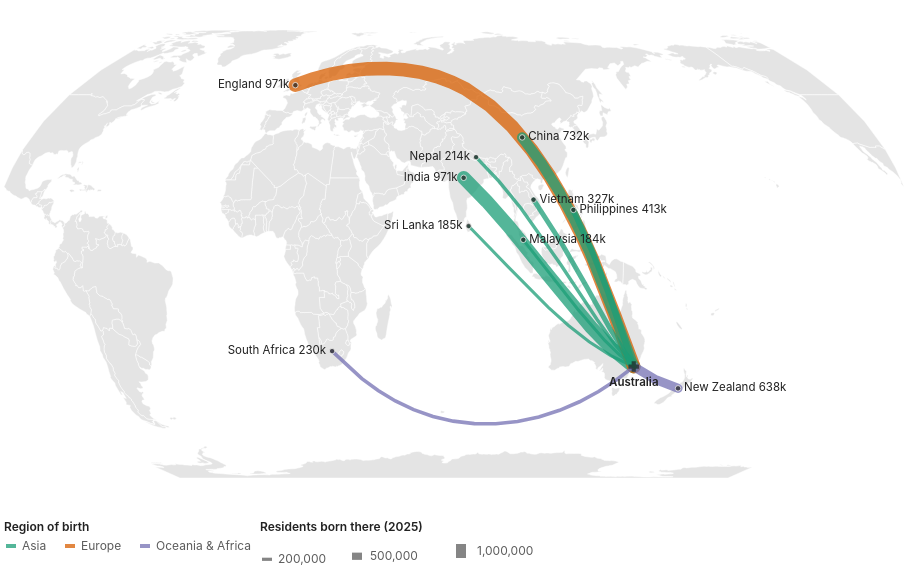

This figure's Vega-Lite source:
### Vega-Lite specification from a JSON file in a GitHub repository (floating-point values rounded to 4 significant figures; data arrays with more than 128 entries replaced by an {"elided": "..."} marker saying what was removed)
{"$schema": "https://vega.github.io/schema/vega-lite/v5.json", "width": 900, "height": 500, "autosize": {"type": "pad"}, "config": {"background": null, "font": "-apple-system, BlinkMacSystemFont, Segoe UI, Helvetica, Arial, sans-serif", "padding": 4, "view": {"stroke": null, "fill": "#f1f5f8"}, "axis": {"labelColor": "#5c5c5c", "titleColor": "#5c5c5c", "gridColor": "#d0d0d0", "domainColor": "#d0d0d0", "tickColor": "#d0d0d0", "labelFont": "-apple-system, BlinkMacSystemFont, Segoe UI, Helvetica, Arial, sans-serif", "labelFontSize": 11, "titleFont": "-apple-system, BlinkMacSystemFont, Segoe UI, Helvetica, Arial, sans-serif", "titleFontWeight": 500}, "legend": {"labelColor": "#5c5c5c", "titleColor": "#222222", "labelFont": "-apple-system, BlinkMacSystemFont, Segoe UI, Helvetica, Arial, sans-serif", "titleFont": "-apple-system, BlinkMacSystemFont, Segoe UI, Helvetica, Arial, sans-serif", "titleFontWeight": 600, "labelFontSize": 12, "titleFontSize": 12, "symbolStrokeColor": "#ffffff"}, "text": {"color": "#222222", "font": "-apple-system, BlinkMacSystemFont, Segoe UI, Helvetica, Arial, sans-serif"}, "tooltipFormat": {"numberFormat": ",.0f"}}, "projection": {"type": "equalEarth", "rotate": [-75, 0]}, "layer": [{"data": {"values": {"type": "Topology", "objects": {"countries": {"type": "GeometryCollection", "geometries": [{"type": "MultiPolygon", "arcs": [[[0]], [[1]]], "id": "242", "properties": {"name": "Fiji"}}, {"type": "Polygon", "arcs": [[2, 3, 4, 5, 6, 7, 8, 9, 10]], "id": "834", "properties": {"name": "Tanzania"}}, {"type": "Polygon", "arcs": [[11, 12, 13, 14]], "id": "732", "properties": {"name": "W. Sahara"}}, {"type": "MultiPolygon", "arcs": [[[15, 16, 17, 18]], [[19]], [[20]], [[21]], [[22]], [[23]], [[24]], [[25]], [[26]], [[27]], [[28]], [[29]], [[30]], [[31]], [[32]], [[33]], [[34]], [[35]], [[36]], [[37]], [[38]], [[39]], [[40]], [[41]], [[42]], [[43]], [[44]], [[45]], [[46]], [[47]]], "id": "124", "properties": {"name": "Canada"}}, {"type": "MultiPolygon", "arcs": [[[-19, 48, 49, 50]], [[51]], [[52]], [[53]], [[54]], [[55]], [[56]], [[57]], [[-17, 58]], [[59]]], "id": "840", "properties": {"name": "United States of America"}}, {"type": "Polygon", "arcs": [[60, 61, 62, 63, 64, 65]], "id": "398", "properties": {"name": "Kazakhstan"}}, {"type": "Polygon", "arcs": [[-63, 66, 67, 68, 69]], "id": "860", "properties": {"name": "Uzbekistan"}}, {"type": "MultiPolygon", "arcs": [[[70, 71]], [[72]], [[73]], [[74]]], "id": "598", "properties": {"name": "Papua New Guinea"}}, {"type": "MultiPolygon", "arcs": [[[-72, 75]], [[76, 77]], [[78]], [[79, 80]], [[81]], [[82]], [[83]], [[84]], [[85]], [[86]], [[87]], [[88]], [[89]]], "id": "360", "properties": {"name": "Indonesia"}}, {"type": "MultiPolygon", "arcs": [[[90, 91]], [[92, 93, 94, 95, 96, 97]]], "id": "032", "properties": {"name": "Argentina"}}, {"type": "MultiPolygon", "arcs": [[[-92, 98]], [[99, -95, 100, 101]]], "id": "152", "properties": {"name": "Chile"}}, {"type": "Polygon", "arcs": [[-8, 102, 103, 104, 105, 106, 107, 108, 109, 110, 111]], "id": "180", "properties": {"name": "Dem. Rep. Congo"}}, {"type": "Polygon", "arcs": [[112, 113, 114, 115]], "id": "706", "properties": {"name": "Somalia"}}, {"type": "Polygon", "arcs": [[-3, 116, 117, 118, -113, 119]], "id": "404", "properties": {"name": "Kenya"}}, {"type": "Polygon", "arcs": [[120, 121, 122, 123, 124, 125, 126, 127]], "id": "729", "properties": {"name": "Sudan"}}, {"type": "Polygon", "arcs": [[-122, 128, 129, 130, 131]], "id": "148", "properties": {"name": "Chad"}}, {"type": "Polygon", "arcs": [[132, 133]], "id": "332", "properties": {"name": "Haiti"}}, {"type": "Polygon", "arcs": [[-133, 134]], "id": "214", "properties": {"name": "Dominican Rep."}}, {"type": "MultiPolygon", "arcs": [[[135]], [[136]], [[137]], [[138]], [[139]], [[140]], [[141, 142, 143]], [[144]], [[145]], [[146, 147, 148, 149, -66, 150, 151, 152, 153, 154, 155, 156, 157, 158, 159, 160, 161]], [[162]], [[163, 164]]], "id": "643", "properties": {"name": "Russia"}}, {"type": "MultiPolygon", "arcs": [[[165]], [[166]], [[167]]], "id": "044", "properties": {"name": "Bahamas"}}, {"type": "Polygon", "arcs": [[168]], "id": "238", "properties": {"name": "Falkland Is."}}, {"type": "MultiPolygon", "arcs": [[[169]], [[-161, 170, 171, 172]], [[173]], [[174]]], "id": "578", "properties": {"name": "Norway"}}, {"type": "Polygon", "arcs": [[175]], "id": "304", "properties": {"name": "Greenland"}}, {"type": "Polygon", "arcs": [[176]], "id": "260", "properties": {"name": "Fr. S. Antarctic Lands"}}, {"type": "Polygon", "arcs": [[177, -77]], "id": "626", "properties": {"name": "Timor-Leste"}}, {"type": "Polygon", "arcs": [[178, 179, 180, 181, 182, 183, 184], [185]], "id": "710", "properties": {"name": "South Africa"}}, {"type": "Polygon", "arcs": [[-186]], "id": "426", "properties": {"name": "Lesotho"}}, {"type": "Polygon", "arcs": [[-50, 186, 187, 188, 189]], "id": "484", "properties": {"name": "Mexico"}}, {"type": "Polygon", "arcs": [[190, 191, -93]], "id": "858", "properties": {"name": "Uruguay"}}, {"type": "Polygon", "arcs": [[-191, -98, 192, 193, 194, 195, 196, 197, 198, 199, 200]], "id": "076", "properties": {"name": "Brazil"}}, {"type": "Polygon", "arcs": [[-194, 201, -96, -100, 202]], "id": "068", "properties": {"name": "Bolivia"}}, {"type": "Polygon", "arcs": [[-195, -203, -102, 203, 204, 205]], "id": "604", "properties": {"name": "Peru"}}, {"type": "Polygon", "arcs": [[-196, -206, 206, 207, 208, 209, 210]], "id": "170", "properties": {"name": "Colombia"}}, {"type": "Polygon", "arcs": [[-209, 211, 212, 213]], "id": "591", "properties": {"name": "Panama"}}, {"type": "Polygon", "arcs": [[-213, 214, 215, 216]], "id": "188", "properties": {"name": "Costa Rica"}}, {"type": "Polygon", "arcs": [[-216, 217, 218, 219]], "id": "558", "properties": {"name": "Nicaragua"}}, {"type": "Polygon", "arcs": [[-219, 220, 221, 222, 223]], "id": "340", "properties": {"name": "Honduras"}}, {"type": "Polygon", "arcs": [[-222, 224, 225]], "id": "222", "properties": {"name": "El Salvador"}}, {"type": "Polygon", "arcs": [[-189, 226, 227, -223, -226, 228]], "id": "320", "properties": {"name": "Guatemala"}}, {"type": "Polygon", "arcs": [[-188, 229, -227]], "id": "084", "properties": {"name": "Belize"}}, {"type": "Polygon", "arcs": [[-197, -211, 230, 231]], "id": "862", "properties": {"name": "Venezuela"}}, {"type": "Polygon", "arcs": [[-198, -232, 232, 233]], "id": "328", "properties": {"name": "Guyana"}}, {"type": "Polygon", "arcs": [[-199, -234, 234, 235]], "id": "740", "properties": {"name": "Suriname"}}, {"type": "MultiPolygon", "arcs": [[[-200, -236, 236]], [[237, 238, 239, 240, 241, 242, 243, 244]], [[245]]], "id": "250", "properties": {"name": "France"}}, {"type": "Polygon", "arcs": [[-205, 246, -207]], "id": "218", "properties": {"name": "Ecuador"}}, {"type": "Polygon", "arcs": [[247]], "id": "630", "properties": {"name": "Puerto Rico"}}, {"type": "Polygon", "arcs": [[248]], "id": "388", "properties": {"name": "Jamaica"}}, {"type": "Polygon", "arcs": [[249]], "id": "192", "properties": {"name": "Cuba"}}, {"type": "Polygon", "arcs": [[-181, 250, 251, 252]], "id": "716", "properties": {"name": "Zimbabwe"}}, {"type": "Polygon", "arcs": [[-180, 253, 254, -251]], "id": "072", "properties": {"name": "Botswana"}}, {"type": "Polygon", "arcs": [[-179, 255, 256, 257, -254]], "id": "516", "properties": {"name": "Namibia"}}, {"type": "Polygon", "arcs": [[258, 259, 260, 261, 262, 263, 264]], "id": "686", "properties": {"name": "Senegal"}}, {"type": "Polygon", "arcs": [[-261, 265, 266, 267, 268, 269, 270]], "id": "466", "properties": {"name": "Mali"}}, {"type": "Polygon", "arcs": [[-13, 271, -266, -260, 272]], "id": "478", "properties": {"name": "Mauritania"}}, {"type": "Polygon", "arcs": [[273, 274, 275, 276, 277]], "id": "204", "properties": {"name": "Benin"}}, {"type": "Polygon", "arcs": [[-131, 278, 279, -277, 280, -268, 281, 282]], "id": "562", "properties": {"name": "Niger"}}, {"type": "Polygon", "arcs": [[-278, -280, 283, 284]], "id": "566", "properties": {"name": "Nigeria"}}, {"type": "Polygon", "arcs": [[-130, 285, 286, 287, 288, 289, -284, -279]], "id": "120", "properties": {"name": "Cameroon"}}, {"type": "Polygon", "arcs": [[-275, 290, 291, 292]], "id": "768", "properties": {"name": "Togo"}}, {"type": "Polygon", "arcs": [[-292, 293, 294, 295]], "id": "288", "properties": {"name": "Ghana"}}, {"type": "Polygon", "arcs": [[-270, 296, -295, 297, 298, 299]], "id": "384", "properties": {"name": "Côte d'Ivoire"}}, {"type": "Polygon", "arcs": [[-262, -271, -300, 300, 301, 302, 303]], "id": "324", "properties": {"name": "Guinea"}}, {"type": "Polygon", "arcs": [[-263, -304, 304]], "id": "624", "properties": {"name": "Guinea-Bissau"}}, {"type": "Polygon", "arcs": [[-299, 305, 306, -301]], "id": "430", "properties": {"name": "Liberia"}}, {"type": "Polygon", "arcs": [[-302, -307, 307]], "id": "694", "properties": {"name": "Sierra Leone"}}, {"type": "Polygon", "arcs": [[-269, -281, -276, -293, -296, -297]], "id": "854", "properties": {"name": "Burkina Faso"}}, {"type": "Polygon", "arcs": [[-108, 308, -286, -129, -121, 309]], "id": "140", "properties": {"name": "Central African Rep."}}, {"type": "Polygon", "arcs": [[-107, 310, 311, 312, -287, -309]], "id": "178", "properties": {"name": "Congo"}}, {"type": "Polygon", "arcs": [[-288, -313, 313, 314]], "id": "266", "properties": {"name": "Gabon"}}, {"type": "Polygon", "arcs": [[-289, -315, 315]], "id": "226", "properties": {"name": "Eq. Guinea"}}, {"type": "Polygon", "arcs": [[-7, 316, 317, -252, -255, -258, 318, -103]], "id": "894", "properties": {"name": "Zambia"}}, {"type": "Polygon", "arcs": [[-6, 319, -317]], "id": "454", "properties": {"name": "Malawi"}}, {"type": "Polygon", "arcs": [[-5, 320, -184, 321, -182, -253, -318, -320]], "id": "508", "properties": {"name": "Mozambique"}}, {"type": "Polygon", "arcs": [[-183, -322]], "id": "748", "properties": {"name": "eSwatini"}}, {"type": "MultiPolygon", "arcs": [[[-106, 322, -311]], [[-104, -319, -257, 323]]], "id": "024", "properties": {"name": "Angola"}}, {"type": "Polygon", "arcs": [[-9, -112, 324]], "id": "108", "properties": {"name": "Burundi"}}, {"type": "Polygon", "arcs": [[325, 326, 327, 328, 329, 330, 331]], "id": "376", "properties": {"name": "Israel"}}, {"type": "Polygon", "arcs": [[-331, 332, 333]], "id": "422", "properties": {"name": "Lebanon"}}, {"type": "Polygon", "arcs": [[334]], "id": "450", "properties": {"name": "Madagascar"}}, {"type": "Polygon", "arcs": [[-327, 335]], "id": "275", "properties": {"name": "Palestine"}}, {"type": "Polygon", "arcs": [[-265, 336]], "id": "270", "properties": {"name": "Gambia"}}, {"type": "Polygon", "arcs": [[337, 338, 339]], "id": "788", "properties": {"name": "Tunisia"}}, {"type": "Polygon", "arcs": [[-12, 340, 341, -338, 342, -282, -267, -272]], "id": "012", "properties": {"name": "Algeria"}}, {"type": "Polygon", "arcs": [[-326, 343, 344, 345, 346, -328, -336]], "id": "400", "properties": {"name": "Jordan"}}, {"type": "Polygon", "arcs": [[347, 348, 349, 350, 351]], "id": "784", "properties": {"name": "United Arab Emirates"}}, {"type": "Polygon", "arcs": [[352, 353]], "id": "634", "properties": {"name": "Qatar"}}, {"type": "Polygon", "arcs": [[354, 355, 356]], "id": "414", "properties": {"name": "Kuwait"}}, {"type": "Polygon", "arcs": [[-345, 357, 358, 359, 360, -357, 361]], "id": "368", "properties": {"name": "Iraq"}}, {"type": "MultiPolygon", "arcs": [[[-351, 362, 363, 364]], [[-349, 365]]], "id": "512", "properties": {"name": "Oman"}}, {"type": "MultiPolygon", "arcs": [[[366]], [[367]]], "id": "548", "properties": {"name": "Vanuatu"}}, {"type": "Polygon", "arcs": [[368, 369, 370, 371]], "id": "116", "properties": {"name": "Cambodia"}}, {"type": "Polygon", "arcs": [[-369, 372, 373, 374, 375, 376]], "id": "764", "properties": {"name": "Thailand"}}, {"type": "Polygon", "arcs": [[-370, -377, 377, 378, 379]], "id": "418", "properties": {"name": "Laos"}}, {"type": "Polygon", "arcs": [[-376, 380, 381, 382, 383, -378]], "id": "104", "properties": {"name": "Myanmar"}}, {"type": "Polygon", "arcs": [[-371, -380, 384, 385]], "id": "704", "properties": {"name": "Vietnam"}}, {"type": "MultiPolygon", "arcs": [[[386, 386, 386]], [[-147, 387, 388, 389, 390]]], "id": "408", "properties": {"name": "North Korea"}}, {"type": "Polygon", "arcs": [[-389, 391]], "id": "410", "properties": {"name": "South Korea"}}, {"type": "Polygon", "arcs": [[-149, 392]], "id": "496", "properties": {"name": "Mongolia"}}, {"type": "Polygon", "arcs": [[-383, 393, 394, 395, 396, 397, 398, 399, 400]], "id": "356", "properties": {"name": "India"}}, {"type": "Polygon", "arcs": [[-382, 401, -394]], "id": "050", "properties": {"name": "Bangladesh"}}, {"type": "Polygon", "arcs": [[-400, 402]], "id": "064", "properties": {"name": "Bhutan"}}, {"type": "Polygon", "arcs": [[-398, 403]], "id": "524", "properties": {"name": "Nepal"}}, {"type": "Polygon", "arcs": [[-396, 404, 405, 406, 407]], "id": "586", "properties": {"name": "Pakistan"}}, {"type": "Polygon", "arcs": [[-69, 408, 409, -407, 410, 411]], "id": "004", "properties": {"name": "Afghanistan"}}, {"type": "Polygon", "arcs": [[-68, 412, 413, -409]], "id": "762", "properties": {"name": "Tajikistan"}}, {"type": "Polygon", "arcs": [[-62, 414, -413, -67]], "id": "417", "properties": {"name": "Kyrgyzstan"}}, {"type": "Polygon", "arcs": [[-64, -70, -412, 415, 416]], "id": "795", "properties": {"name": "Turkmenistan"}}, {"type": "Polygon", "arcs": [[-360, 417, 418, 419, 420, 421, -416, -411, -406, 422]], "id": "364", "properties": {"name": "Iran"}}, {"type": "Polygon", "arcs": [[-332, -334, 423, 424, -358, -344]], "id": "760", "properties": {"name": "Syria"}}, {"type": "Polygon", "arcs": [[-420, 425, 426, 427, 428]], "id": "051", "properties": {"name": "Armenia"}}, {"type": "Polygon", "arcs": [[-172, 429, 430]], "id": "752", "properties": {"name": "Sweden"}}, {"type": "Polygon", "arcs": [[-156, 431, 432, 433, 434]], "id": "112", "properties": {"name": "Belarus"}}, {"type": "Polygon", "arcs": [[-155, 435, -164, 436, 437, 438, 439, 440, 441, 442, -432]], "id": "804", "properties": {"name": "Ukraine"}}, {"type": "Polygon", "arcs": [[-433, -443, 443, 444, 445, 446, -142, 447]], "id": "616", "properties": {"name": "Poland"}}, {"type": "Polygon", "arcs": [[448, 449, 450, 451, 452, 453, 454]], "id": "040", "properties": {"name": "Austria"}}, {"type": "Polygon", "arcs": [[-441, 455, 456, 457, 458, -449, 459]], "id": "348", "properties": {"name": "Hungary"}}, {"type": "Polygon", "arcs": [[-439, 460]], "id": "498", "properties": {"name": "Moldova"}}, {"type": "Polygon", "arcs": [[-438, 461, 462, 463, -456, -440, -461]], "id": "642", "properties": {"name": "Romania"}}, {"type": "Polygon", "arcs": [[-434, -448, -144, 464, 465]], "id": "440", "properties": {"name": "Lithuania"}}, {"type": "Polygon", "arcs": [[-157, -435, -466, 466, 467]], "id": "428", "properties": {"name": "Latvia"}}, {"type": "Polygon", "arcs": [[-158, -468, 468]], "id": "233", "properties": {"name": "Estonia"}}, {"type": "Polygon", "arcs": [[-446, 469, -453, 470, -238, 471, 472, 473, 474, 475, 476]], "id": "276", "properties": {"name": "Germany"}}, {"type": "Polygon", "arcs": [[-463, 477, 478, 479, 480, 481]], "id": "100", "properties": {"name": "Bulgaria"}}, {"type": "MultiPolygon", "arcs": [[[482]], [[-480, 483, 484, 485, 486]]], "id": "300", "properties": {"name": "Greece"}}, {"type": "MultiPolygon", "arcs": [[[-359, -425, 487, 488, -427, -418]], [[-479, 489, -484]]], "id": "792", "properties": {"name": "Turkey"}}, {"type": "Polygon", "arcs": [[-486, 490, 491, 492, 493]], "id": "008", "properties": {"name": "Albania"}}, {"type": "Polygon", "arcs": [[-458, 494, 495, 496, 497, 498]], "id": "191", "properties": {"name": "Croatia"}}, {"type": "Polygon", "arcs": [[-452, 499, -239, -471]], "id": "756", "properties": {"name": "Switzerland"}}, {"type": "Polygon", "arcs": [[-472, -245, 500]], "id": "442", "properties": {"name": "Luxembourg"}}, {"type": "Polygon", "arcs": [[-473, -501, -244, 501, 502]], "id": "056", "properties": {"name": "Belgium"}}, {"type": "Polygon", "arcs": [[-474, -503, 503]], "id": "528", "properties": {"name": "Netherlands"}}, {"type": "Polygon", "arcs": [[504, 505]], "id": "620", "properties": {"name": "Portugal"}}, {"type": "Polygon", "arcs": [[-505, 506, -242, 507]], "id": "724", "properties": {"name": "Spain"}}, {"type": "Polygon", "arcs": [[508, 509]], "id": "372", "properties": {"name": "Ireland"}}, {"type": "Polygon", "arcs": [[510]], "id": "540", "properties": {"name": "New Caledonia"}}, {"type": "MultiPolygon", "arcs": [[[511]], [[512]], [[513]], [[514]], [[515]]], "id": "090", "properties": {"name": "Solomon Is."}}, {"type": "MultiPolygon", "arcs": [[[516]], [[517]]], "id": "554", "properties": {"name": "New Zealand"}}, {"type": "MultiPolygon", "arcs": [[[518]], [[519]]], "id": "036", "properties": {"name": "Australia"}}, {"type": "Polygon", "arcs": [[520]], "id": "144", "properties": {"name": "Sri Lanka"}}, {"type": "MultiPolygon", "arcs": [[[521]], [[-61, -150, -393, -148, -391, 522, -385, -379, -384, -401, -403, -399, -404, -397, -408, -410, -414, -415]]], "id": "156", "properties": {"name": "China"}}, {"type": "Polygon", "arcs": [[523]], "id": "158", "properties": {"name": "Taiwan"}}, {"type": "MultiPolygon", "arcs": [[[-451, 524, 525, -240, -500]], [[526]], [[527]]], "id": "380", "properties": {"name": "Italy"}}, {"type": "MultiPolygon", "arcs": [[[-476, 528]], [[529]]], "id": "208", "properties": {"name": "Denmark"}}, {"type": "MultiPolygon", "arcs": [[[-510, 530]], [[531]]], "id": "826", "properties": {"name": "United Kingdom"}}, {"type": "Polygon", "arcs": [[532]], "id": "352", "properties": {"name": "Iceland"}}, {"type": "MultiPolygon", "arcs": [[[-152, 533, -421, -429, 534]], [[-419, -426]]], "id": "031", "properties": {"name": "Azerbaijan"}}, {"type": "Polygon", "arcs": [[-153, -535, -428, -489, 535]], "id": "268", "properties": {"name": "Georgia"}}, {"type": "MultiPolygon", "arcs": [[[536]], [[537]], [[538]], [[539]], [[540]], [[541]], [[542]]], "id": "608", "properties": {"name": "Philippines"}}, {"type": "MultiPolygon", "arcs": [[[-374, 543]], [[-81, 544, 545, 546]]], "id": "458", "properties": {"name": "Malaysia"}}, {"type": "Polygon", "arcs": [[-546, 547]], "id": "096", "properties": {"name": "Brunei"}}, {"type": "Polygon", "arcs": [[-450, -459, -499, 548, -525]], "id": "705", "properties": {"name": "Slovenia"}}, {"type": "Polygon", "arcs": [[-160, 549, -430, -171]], "id": "246", "properties": {"name": "Finland"}}, {"type": "Polygon", "arcs": [[-442, -460, -455, 550, -444]], "id": "703", "properties": {"name": "Slovakia"}}, {"type": "Polygon", "arcs": [[-445, -551, -454, -470]], "id": "203", "properties": {"name": "Czechia"}}, {"type": "Polygon", "arcs": [[-126, 551, 552, 553]], "id": "232", "properties": {"name": "Eritrea"}}, {"type": "MultiPolygon", "arcs": [[[554]], [[555]], [[556]]], "id": "392", "properties": {"name": "Japan"}}, {"type": "Polygon", "arcs": [[-193, -97, -202]], "id": "600", "properties": {"name": "Paraguay"}}, {"type": "Polygon", "arcs": [[-364, 557, 558]], "id": "887", "properties": {"name": "Yemen"}}, {"type": "Polygon", "arcs": [[-346, -362, -356, 559, -354, 560, -352, -365, -559, 561]], "id": "682", "properties": {"name": "Saudi Arabia"}}, {"type": "MultiPolygon", "arcs": [[[562]], [[563]], [[564]], [[565]], [[566]], [[567]], [[568]], [[569]]], "id": "010", "properties": {"name": "Antarctica"}}, {"type": "Polygon", "arcs": [[570, 571]], "properties": {"name": "N. Cyprus"}}, {"type": "Polygon", "arcs": [[-572, 572]], "id": "196", "properties": {"name": "Cyprus"}}, {"type": "Polygon", "arcs": [[-341, -15, 573]], "id": "504", "properties": {"name": "Morocco"}}, {"type": "Polygon", "arcs": [[-124, 574, 575, -329, 576]], "id": "818", "properties": {"name": "Egypt"}}, {"type": "Polygon", "arcs": [[-123, -132, -283, -343, -340, 577, -575]], "id": "434", "properties": {"name": "Libya"}}, {"type": "Polygon", "arcs": [[-114, -119, 578, -127, -554, 579, 580]], "id": "231", "properties": {"name": "Ethiopia"}}, {"type": "Polygon", "arcs": [[-553, 581, 582, -580]], "id": "262", "properties": {"name": "Djibouti"}}, {"type": "Polygon", "arcs": [[-115, -581, -583, 583]], "properties": {"name": "Somaliland"}}, {"type": "Polygon", "arcs": [[-11, 584, -110, 585, -117]], "id": "800", "properties": {"name": "Uganda"}}, {"type": "Polygon", "arcs": [[-10, -325, -111, -585]], "id": "646", "properties": {"name": "Rwanda"}}, {"type": "Polygon", "arcs": [[-496, 586, 587]], "id": "070", "properties": {"name": "Bosnia and Herz."}}, {"type": "Polygon", "arcs": [[-481, -487, -494, 588, 589]], "id": "807", "properties": {"name": "Macedonia"}}, {"type": "Polygon", "arcs": [[-457, -464, -482, -590, 590, 591, -587, -495]], "id": "688", "properties": {"name": "Serbia"}}, {"type": "Polygon", "arcs": [[-492, 592, -497, -588, -592, 593]], "id": "499", "properties": {"name": "Montenegro"}}, {"type": "Polygon", "arcs": [[-493, -594, -591, -589]], "properties": {"name": "Kosovo"}}, {"type": "Polygon", "arcs": [[594]], "id": "780", "properties": {"name": "Trinidad and Tobago"}}, {"type": "Polygon", "arcs": [[-109, -310, -128, -579, -118, -586]], "id": "728", "properties": {"name": "S. Sudan"}}]}, "land": {"type": "GeometryCollection", "geometries": [{"type": "MultiPolygon", "arcs": {"elided": "124 rows, 268 int values in total"}}]}}, "arcs": {"elided": "595 rows, 16492 int values in total"}, "bbox": [-180, -85.61, 180, 83.65], "transform": {"scale": [0.0036, 0.001693], "translate": [-180, -85.61]}}, "format": {"type": "topojson", "feature": "countries"}}, "mark": {"type": "geoshape", "fill": "#e4e4e4", "stroke": "#ffffff", "strokeWidth": 0.5, "clip": true}}, {"data": {"values": [{"type": "Feature", "properties": {"c": "India", "v": 971020, "km": 9847, "region": "Asia"}, "geometry": {"type": "LineString", "coordinates": [[78.9, 22], [151.2, -33.87]]}}, {"type": "Feature", "properties": {"c": "England", "v": 970950, "km": 17011, "region": "Europe"}, "geometry": {"type": "LineString", "coordinates": [[-1.5, 52.6], [151.2, -33.87]]}}, {"type": "Feature", "properties": {"c": "China", "v": 731540, "km": 9054, "region": "Asia"}, "geometry": {"type": "LineString", "coordinates": [[104, 34.5], [151.2, -33.87]]}}, {"type": "Feature", "properties": {"c": "New Zealand", "v": 637680, "km": 2155, "region": "Oceania & Africa"}, "geometry": {"type": "LineString", "coordinates": [[174, -41], [151.2, -33.87]]}}, {"type": "Feature", "properties": {"c": "Philippines", "v": 412530, "km": 6011, "region": "Asia"}, "geometry": {"type": "LineString", "coordinates": [[122, 12.5], [151.2, -33.87]]}}, {"type": "Feature", "properties": {"c": "Vietnam", "v": 326630, "km": 7248, "region": "Asia"}, "geometry": {"type": "LineString", "coordinates": [[106.5, 15.5], [151.2, -33.87]]}}, {"type": "Feature", "properties": {"c": "South Africa", "v": 229950, "km": 11057, "region": "Oceania & Africa"}, "geometry": {"type": "LineString", "coordinates": [[24.5, -29], [151.2, -33.87]]}}, {"type": "Feature", "properties": {"c": "Nepal", "v": 213580, "km": 9879, "region": "Asia"}, "geometry": {"type": "LineString", "coordinates": [[84.1, 28.3], [151.2, -33.87]]}}, {"type": "Feature", "properties": {"c": "Sri Lanka", "v": 184800, "km": 8732, "region": "Asia"}, "geometry": {"type": "LineString", "coordinates": [[80.7, 7.8], [151.2, -33.87]]}}, {"type": "Feature", "properties": {"c": "Malaysia", "v": 184320, "km": 6640, "region": "Asia"}, "geometry": {"type": "LineString", "coordinates": [[102, 3.8], [151.2, -33.87]]}}]}, "mark": {"type": "geoshape", "filled": false, "strokeCap": "round", "opacity": 0.75, "clip": true}, "encoding": {"strokeWidth": {"field": "properties.v", "type": "quantitative", "scale": {"domain": [0, 1000000], "range": [0.5, 14]}, "legend": {"title": "Residents born there (2025)", "values": [200000, 500000, 1000000], "format": ",.0f", "orient": "bottom", "direction": "horizontal", "symbolType": "stroke", "symbolStrokeColor": "#5c5c5c"}}, "stroke": {"field": "properties.region", "type": "nominal", "scale": {"domain": ["Asia", "Europe", "Oceania & Africa"], "range": ["#1b9e77", "#d95f02", "#7570b3"]}, "legend": {"title": "Region of birth", "orient": "bottom", "direction": "horizontal", "symbolType": "stroke", "symbolStrokeWidth": 4}}, "order": {"field": "properties.v", "sort": "descending"}, "tooltip": [{"field": "properties.c", "title": "Country of birth"}, {"field": "properties.v", "title": "Residents (2025)", "format": ","}, {"field": "properties.km", "title": "Distance (km)", "format": ","}]}}, {"data": {"values": [{"c": "India", "lon": 78.9, "lat": 22, "v": 971020, "lbl": "India 971k", "side": "l"}, {"c": "England", "lon": -1.5, "lat": 52.6, "v": 970950, "lbl": "England 971k", "side": "l"}, {"c": "China", "lon": 104, "lat": 34.5, "v": 731540, "lbl": "China 732k", "side": "r"}, {"c": "New Zealand", "lon": 174, "lat": -41, "v": 637680, "lbl": "New Zealand 638k", "side": "r"}, {"c": "Philippines", "lon": 122, "lat": 12.5, "v": 412530, "lbl": "Philippines 413k", "side": "r"}, {"c": "Vietnam", "lon": 106.5, "lat": 15.5, "v": 326630, "lbl": "Vietnam 327k", "side": "r"}, {"c": "South Africa", "lon": 24.5, "lat": -29, "v": 229950, "lbl": "South Africa 230k", "side": "l"}, {"c": "Nepal", "lon": 84.1, "lat": 28.3, "v": 213580, "lbl": "Nepal 214k", "side": "l"}, {"c": "Sri Lanka", "lon": 80.7, "lat": 7.8, "v": 184800, "lbl": "Sri Lanka 185k", "side": "l"}, {"c": "Malaysia", "lon": 102, "lat": 3.8, "v": 184320, "lbl": "Malaysia 184k", "side": "r"}]}, "mark": {"type": "circle", "size": 30, "stroke": "#ffffff", "strokeWidth": 1}, "encoding": {"longitude": {"field": "lon", "type": "quantitative"}, "latitude": {"field": "lat", "type": "quantitative"}, "color": {"value": "#222222"}}}, {"data": {"values": [{"c": "India", "lon": 78.9, "lat": 22, "v": 971020, "lbl": "India 971k", "side": "l"}, {"c": "England", "lon": -1.5, "lat": 52.6, "v": 970950, "lbl": "England 971k", "side": "l"}, {"c": "China", "lon": 104, "lat": 34.5, "v": 731540, "lbl": "China 732k", "side": "r"}, {"c": "New Zealand", "lon": 174, "lat": -41, "v": 637680, "lbl": "New Zealand 638k", "side": "r"}, {"c": "Philippines", "lon": 122, "lat": 12.5, "v": 412530, "lbl": "Philippines 413k", "side": "r"}, {"c": "Vietnam", "lon": 106.5, "lat": 15.5, "v": 326630, "lbl": "Vietnam 327k", "side": "r"}, {"c": "South Africa", "lon": 24.5, "lat": -29, "v": 229950, "lbl": "South Africa 230k", "side": "l"}, {"c": "Nepal", "lon": 84.1, "lat": 28.3, "v": 213580, "lbl": "Nepal 214k", "side": "l"}, {"c": "Sri Lanka", "lon": 80.7, "lat": 7.8, "v": 184800, "lbl": "Sri Lanka 185k", "side": "l"}, {"c": "Malaysia", "lon": 102, "lat": 3.8, "v": 184320, "lbl": "Malaysia 184k", "side": "r"}]}, "transform": [{"filter": "datum.side == 'r'"}, {"filter": "true"}], "mark": {"type": "text", "align": "left", "dx": 6, "fontSize": 11.5, "font": "-apple-system, BlinkMacSystemFont, Segoe UI, Helvetica, Arial, sans-serif", "baseline": "middle"}, "encoding": {"longitude": {"field": "lon", "type": "quantitative"}, "latitude": {"field": "lat", "type": "quantitative"}, "text": {"field": "lbl"}, "color": {"value": "#222222"}}}, {"data": {"values": [{"c": "India", "lon": 78.9, "lat": 22, "v": 971020, "lbl": "India 971k", "side": "l"}, {"c": "England", "lon": -1.5, "lat": 52.6, "v": 970950, "lbl": "England 971k", "side": "l"}, {"c": "China", "lon": 104, "lat": 34.5, "v": 731540, "lbl": "China 732k", "side": "r"}, {"c": "New Zealand", "lon": 174, "lat": -41, "v": 637680, "lbl": "New Zealand 638k", "side": "r"}, {"c": "Philippines", "lon": 122, "lat": 12.5, "v": 412530, "lbl": "Philippines 413k", "side": "r"}, {"c": "Vietnam", "lon": 106.5, "lat": 15.5, "v": 326630, "lbl": "Vietnam 327k", "side": "r"}, {"c": "South Africa", "lon": 24.5, "lat": -29, "v": 229950, "lbl": "South Africa 230k", "side": "l"}, {"c": "Nepal", "lon": 84.1, "lat": 28.3, "v": 213580, "lbl": "Nepal 214k", "side": "l"}, {"c": "Sri Lanka", "lon": 80.7, "lat": 7.8, "v": 184800, "lbl": "Sri Lanka 185k", "side": "l"}, {"c": "Malaysia", "lon": 102, "lat": 3.8, "v": 184320, "lbl": "Malaysia 184k", "side": "r"}]}, "transform": [{"filter": "datum.side == 'l'"}, {"filter": "true"}], "mark": {"type": "text", "align": "right", "dx": -6, "fontSize": 11.5, "font": "-apple-system, BlinkMacSystemFont, Segoe UI, Helvetica, Arial, sans-serif", "baseline": "middle"}, "encoding": {"longitude": {"field": "lon", "type": "quantitative"}, "latitude": {"field": "lat", "type": "quantitative"}, "text": {"field": "lbl"}, "color": {"value": "#222222"}}}, {"data": {"values": [{"lon": 151.2, "lat": -33.87}]}, "mark": {"type": "point", "shape": "cross", "size": 110, "filled": true, "strokeWidth": 2}, "encoding": {"longitude": {"field": "lon", "type": "quantitative"}, "latitude": {"field": "lat", "type": "quantitative"}, "color": {"value": "#222222"}}}, {"data": {"values": [{"lon": 151.2, "lat": -33.87, "n": "Australia"}]}, "mark": {"type": "text", "dy": 16, "fontSize": 11.5, "fontWeight": 600, "font": "-apple-system, BlinkMacSystemFont, Segoe UI, Helvetica, Arial, sans-serif"}, "encoding": {"longitude": {"field": "lon", "type": "quantitative"}, "latitude": {"field": "lat", "type": "quantitative"}, "text": {"field": "n"}, "color": {"value": "#222222"}}}, {"data": {"values": [{"type": "Feature", "properties": {}, "geometry": {"type": "MultiPoint", "coordinates": [[-20, 60], [180, 60], [180, -48], [-20, -48]]}}]}, "mark": {"type": "geoshape", "opacity": 0, "filled": false, "strokeOpacity": 0}}], "background": "#ffffff"}
